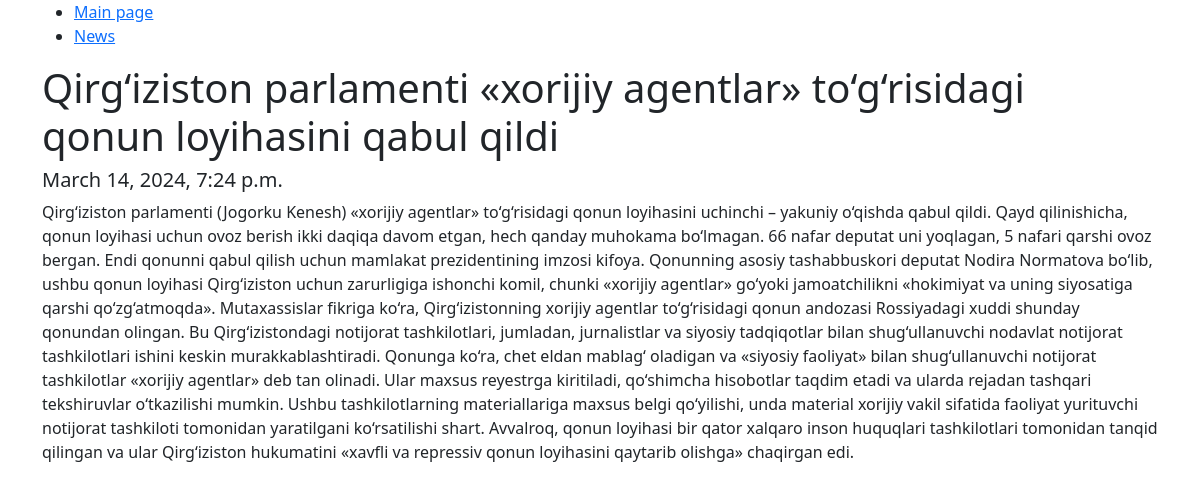
Screenshot of /news/2/ with the database file from the repository.
### app_news/models.py (models this page shows, shortened)
class News(models.Model):
    news_title = models.CharField(max_length=255, verbose_name='News title')
    news_txt = models.TextField(verbose_name='News content')
    news_date = models.DateTimeField(verbose_name='News inserted time', auto_now_add=True)
    news_category = models.ForeignKey(Category, on_delete=models.CASCADE, verbose_name='', null=True)
    views_count = models.IntegerField(verbose_name='Views count', default=0)
    class Meta:
        verbose_name = 'News'
        db_table = 'news' # app_news_news
        verbose_name_plural = 'News'
        ordering = ['id']

### app_news/views.py (the view)
# urls.py: path('<int:pk>/', news_detail, name='news_detail'),
def news_detail(request, pk):
    news = News.objects.get(id=pk)
    return render(request, 'news/news_detail.html', {'news': news})

### templates/news/news_detail.html (shortened to what this page needs)
{% extends 'base.html' %}
{% block content %}
	<h1>{{ news.news_title }}</h1>
    <h5>{{ news.news_date }}</h5>
    <p>{{ news.news_txt }}</p>
{% endblock %}

### rows the page displays
News: news_title "Qirg‘iziston parlamenti «xorijiy agentlar» to‘g‘risidagi qonun loyihasini qabul qildi", news_date "March 14, 2024, 7:24 p.m.", news_txt "Qirg‘iziston parlamenti (Jogorku Kenesh) «xorijiy agentlar» to‘g‘risidagi qonun loyihasini uchinchi – yakuniy o‘qishda qabul qildi. Qayd qilinishicha, qonun loyihasi uchun ovoz berish ikki daqiqa davom etgan, hech qanday muhokama bo‘lmagan. 66 nafar deputat uni yoqlagan, 5 nafari qarshi ovoz bergan. Endi qonunni qabul qilish uchun mamlakat prezidentining imzosi kifoya. Qonunning asosiy tashabbuskori deputat Nodira Normatova bo‘lib, ushbu qonun loyihasi Qirg‘iziston uchun zarurligiga ishonchi komil, chunki «xorijiy agentlar» go‘yoki jamoatchilikni «hokimiyat va uning siyosatiga qarshi qo‘zg‘atmoqda». Mutaxassislar fikriga ko‘ra, Qirg‘izistonning xorijiy agentlar to‘g‘risidagi qonun andozasi…"
